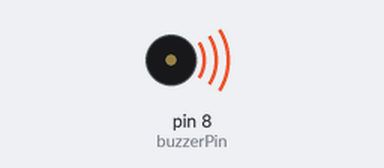
Bench run of a sketch on a simulated Arduino Uno, built with avr-gcc and run on an emulated ATmega328P. On the bench: buzzer (waves = sounding).

Above: at 0.1 s.
At 1.1 s:
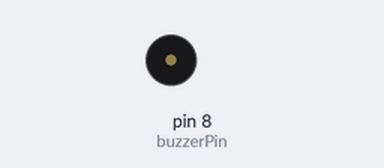
Timing chart, 0 to 2.6 s (numbered marks = the images above):
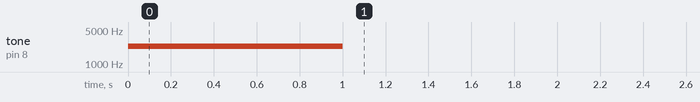

The sketch:

BuzzerAACSET121Aarduino.ino
```cpp
const int buzzerPin = 8;

void setup() {
  pinMode(buzzerPin, OUTPUT);

  // 1. Teste como Buzzer ATIVO (tensão contínua)
  // Se apitar alto aqui, o seu buzzer é ATIVO.
  //digitalWrite(buzzerPin, HIGH);
  //delay(1000);
  //digitalWrite(buzzerPin, LOW);
  //delay(1000);

  // 2. Teste como Buzzer PASSIVO (sinal de 2300 Hz)
  // Se só apitar aqui (ou soar muito mais alto aqui), é PASSIVO.
  tone(buzzerPin, 2300);
  delay(1000);
  noTone(buzzerPin);
  delay(2000);


}

void loop() {

}
```
